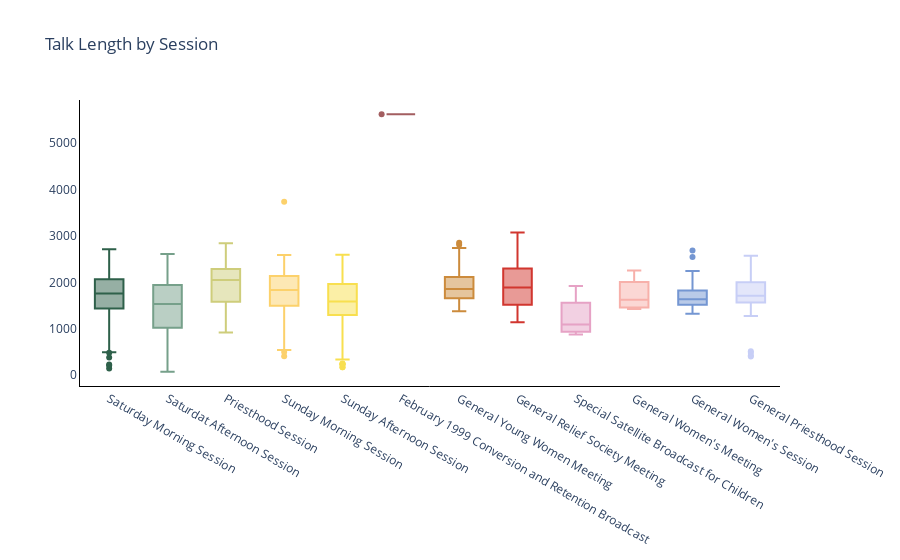

The code cell stored with this chart in its notebook:
### Markdown cell above
Next, let's observe how talk length varies between session.

### Code cell
fig2 = go.Figure()
fig2.add_trace(go.Box(y = conf.loc[conf['session'] == 'Saturday Morning Session', 'word_count'],
                     name = 'Saturday Morning Session',
                     marker_color = '#2E604A'))

fig2.add_trace(go.Box(y = conf.loc[conf['session'] == 'Saturday Afternoon Session', 'word_count'],
                     name = 'Saturdat Afternoon Session',
                     marker_color = '#76A08A'))

fig2.add_trace(go.Box(y = conf.loc[conf['session'] == 'Priesthood Session', 'word_count'],
                     name = 'Priesthood Session',
                     marker_color = '#CECD7B'))

fig2.add_trace(go.Box(y = conf.loc[conf['session'] == 'Sunday Morning Session', 'word_count'],
                     name = 'Sunday Morning Session',
                     marker_color = '#FCD16B'))

fig2.add_trace(go.Box(y = conf.loc[conf['session'] == 'Sunday Afternoon Session', 'word_count'],
                     name = 'Sunday Afternoon Session',
                     marker_color = '#F8DF4F'))

fig2.add_trace(go.Box(y = conf.loc[conf['session'] == 'February 1999 Conversion and Retention Broadcast', 'word_count'],
                     name = 'February 1999 Conversion and Retention Broadcast',
                     marker_color = '#A35E60',
                     boxpoints = 'all'))

fig2.add_trace(go.Box(y = conf.loc[conf['session'] == 'General Young Women Meeting', 'word_count'],
                     name = 'General Young Women Meeting',
                     marker_color = '#CC8B3C'))

fig2.add_trace(go.Box(y = conf.loc[conf['session'] == 'General Relief Society Meeting', 'word_count'],
                     name = 'General Relief Society Meeting',
                     marker_color = '#D1362F'))

fig2.add_trace(go.Box(y = conf.loc[conf['session'] == 'Special Satellite Broadcast for Children', 'word_count'],
                     name = 'Special Satellite Broadcast for Children',
                     marker_color = '#E6A2C5'))

fig2.add_trace(go.Box(y = conf.loc[conf['session'] == "General Women's Meeting", 'word_count'],
                     name = "General Women's Meeting",
                     marker_color = '#F7B0AA'))

fig2.add_trace(go.Box(y = conf.loc[conf['session'] == "General Women's Session", 'word_count'],
                     name = "General Women's Session",
                     marker_color = '#7496D2'))

fig2.add_trace(go.Box(y = conf.loc[conf['session'] == 'General Priesthood Session', 'word_count'],
                     name = 'General Priesthood Session',
                     marker_color = '#C7CEF6'))

fig2.update_layout(title = 'Talk Length by Session',
                  plot_bgcolor = 'white',
                  showlegend = False)

fig2.update_xaxes(showline = True, linewidth = 1, linecolor = 'black')
fig2.update_yaxes(showline = True, linewidth = 1, linecolor = 'black')

### Figure 1 — Plotly figure (JSON) as saved in the notebook; plotly's stock layout.template omitted (floating-point values rounded to 4 significant figures; data arrays with more than 128 entries replaced by an {"elided": "..."} marker saying what was removed)
{"data": [{"marker": {"color": "#2E604A"}, "name": "Saturday Morning Session", "type": "box", "y": {"elided": "276 int values"}}, {"marker": {"color": "#76A08A"}, "name": "Saturdat Afternoon Session", "type": "box", "y": {"elided": "339 int values"}}, {"marker": {"color": "#CECD7B"}, "name": "Priesthood Session", "type": "box", "y": {"elided": "196 int values"}}, {"marker": {"color": "#FCD16B"}, "name": "Sunday Morning Session", "type": "box", "y": {"elided": "255 int values"}}, {"marker": {"color": "#F8DF4F"}, "name": "Sunday Afternoon Session", "type": "box", "y": {"elided": "314 int values"}}, {"boxpoints": "all", "marker": {"color": "#A35E60"}, "name": "February 1999 Conversion and Retention Broadcast", "type": "box", "y": [5619]}, {"marker": {"color": "#CC8B3C"}, "name": "General Young Women Meeting", "type": "box", "y": [1563, 1731, 2133, 2028, 1666, 1497, 1909, 2102, 1750, 1690, 2128, 2853, 1608, 1558, 1935, 2359, 1764, 1376, 1436, 2079, 1974, 1600, 1643, 2322, 1892, 1456, 1505, 2311, 1799, 1682, 1624, 2273, 2172, 1786, 1680, 1501, 1852, 1484, 1710, 1898, 1675, 1890, 2227, 2739, 1864, 1921, 2046, 2451, 1739, 1757, 2174, 2725, 1606, 1777, 2023, 2333, 1570, 1894, 1957, 2812]}, {"marker": {"color": "#D1362F"}, "name": "General Relief Society Meeting", "type": "box", "y": [2081, 1939, 2056, 2739, 2303, 1802, 2062, 2937, 1871, 1868, 1926, 2240, 1706, 1357, 1139, 2993, 1620, 1363, 1249, 2210, 1538, 1466, 1165, 2298, 1772, 1314, 1313, 2524, 1790, 1411, 1233, 2290, 2268, 1500, 1483, 2562, 2234, 1502, 1510, 2548, 2947, 1756, 1960, 3073, 2217, 1890, 2209, 2451, 1726, 1784, 2449, 2366, 1761, 1426, 2709, 2346, 1887, 1567, 2122]}, {"marker": {"color": "#E6A2C5"}, "name": "Special Satellite Broadcast for Children", "type": "box", "y": [988, 878, 1197, 1920]}, {"marker": {"color": "#F7B0AA"}, "name": "General Women's Meeting", "type": "box", "y": [1425, 1759, 1488, 2256]}, {"marker": {"color": "#7496D2"}, "name": "General Women's Session", "type": "box", "y": [1598, 1734, 1671, 2216, 1400, 1342, 1739, 2243, 1380, 1325, 1532, 2545, 1404, 1372, 1519, 1811, 1826, 1682, 1919, 2213, 1595, 1557, 1601, 1930, 2184, 1528, 1554, 2688, 1491, 1670, 1382, 1750, 1566, 1729]}, {"marker": {"color": "#C7CEF6"}, "name": "General Priesthood Session", "type": "box", "y": [1847, 1675, 1594, 1922, 2443, 1583, 1878, 1277, 1947, 2056, 1559, 1722, 1560, 1898, 2281, 484, 1706, 1929, 1994, 2204, 516, 405, 2044, 1721, 2080, 2572, 1855, 1664, 1658, 2009, 2313, 1570, 422, 1670, 1682, 2229, 1902, 1626, 2226, 1437, 1409, 1472, 1374, 1585]}], "layout": {"plot_bgcolor": "white", "showlegend": false, "title": {"text": "Talk Length by Session"}, "xaxis": {"linecolor": "black", "linewidth": 1, "showline": true}, "yaxis": {"linecolor": "black", "linewidth": 1, "showline": true}}}
